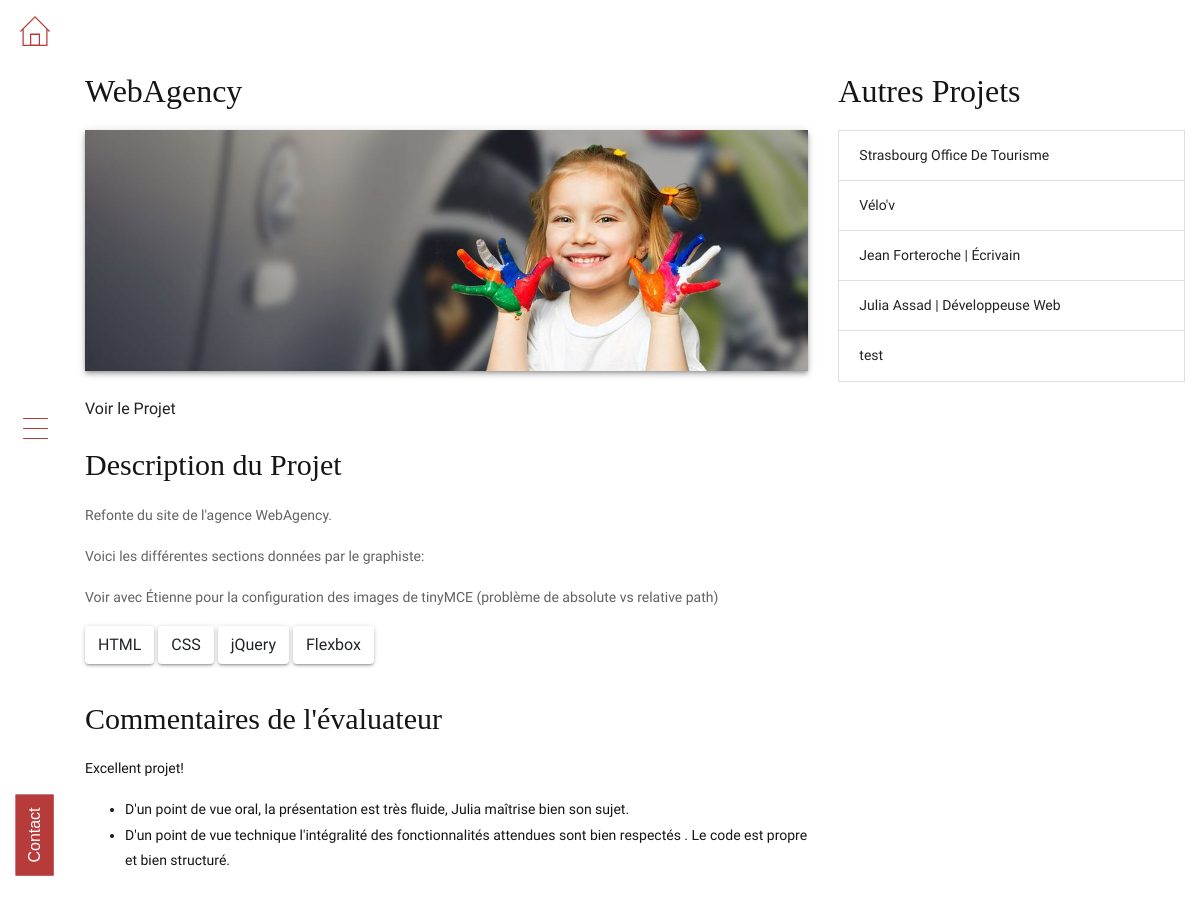
The page /Portfolio/webagency on the database as committed earlier.
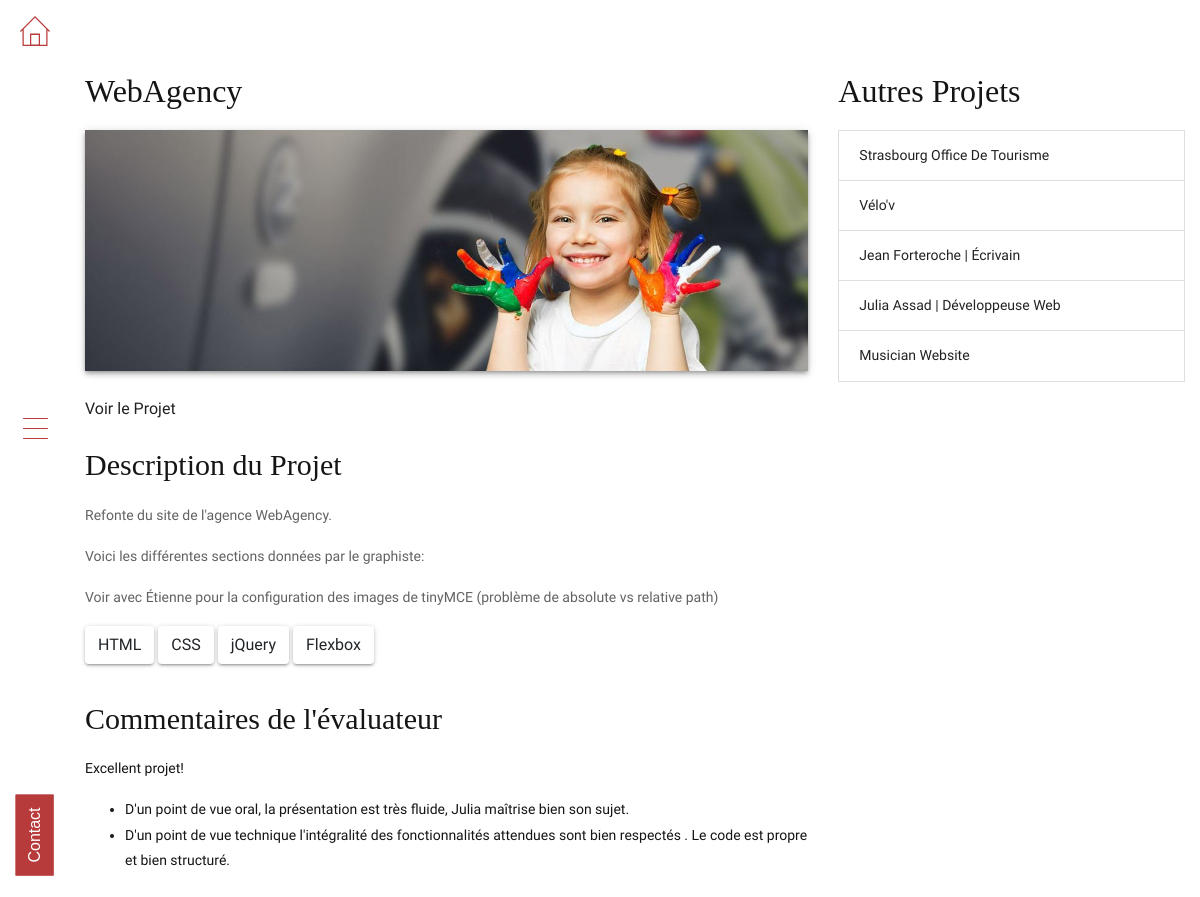
The same page on the database as committed later.
### tables this page shows
CREATE TABLE `project_categories` (
  `id` int(11) NOT NULL,
  `project_id` int(11) NOT NULL,
  `category_id` int(11) NOT NULL
);

CREATE TABLE `categories` (
  `category_id` int(11) NOT NULL,
  `category_name` varchar(255) NOT NULL,
  `category_type` varchar(255) NOT NULL,
  `category_name_slug` varchar(255) NOT NULL,
  `category_type_slug` varchar(255) NOT NULL
);

CREATE TABLE `projects` (
  `id` int(11) NOT NULL,
  `project_name` varchar(255) NOT NULL,
  `project_description` text NOT NULL,
  `project_sm_image` varchar(255) NOT NULL,
  `project_lg_image` varchar(255) NOT NULL,
  `project_url` varchar(255) NOT NULL,
  `project_comments` text NOT NULL,
  `project_slug` text NOT NULL,
  `is_published` tinyint(1) NOT NULL DEFAULT '0'
);

### app/libraries/Core.php (called while the page is built, shortened)
<?php
class Core
{
 protected $currentMethod = 'Index';
 public function __construct()
 {
  $url = $this->getUrl();
  if (file_exists('../app/controllers/' . ucwords($url[0]) . '.php')) {
   unset($url[0]);
  }
  $this->currentController = new $this->currentController;
  $this->params = $url ? array_values($url) : [];
  call_user_func_array([$this->currentController, $this->currentMethod], $this->params);
 }
 public function getUrl()
 {
  if (isset($_GET['url'])) {
   $url = rtrim($_GET['url'], '/');
   $url = filter_var($url, FILTER_SANITIZE_URL);
   $url = explode('/', $url);
   return $url;
  }
 }
}

### build/index.php (called while the page is built, shortened)
<?php
$init = new Core;

### app/libraries/Database.php (called while the page is built, shortened)
<?php
class Database
{
 private $host = DB_HOST;
 private $user = DB_USER;
 private $pass = DB_PASS;
 private $dbname = DB_NAME;
 private $dbh;
 private $stmt;
 public function __construct()
 {
  $dsn = 'mysql:host=' . $this->host . ';dbname=' . $this->dbname;
  $options = array(
   PDO::ATTR_PERSISTENT => true,
   PDO::ATTR_ERRMODE => PDO::ERRMODE_EXCEPTION,
  );
  try {
   $this->dbh = new PDO($dsn, $this->user, $this->pass, $options);
  } catch (PDOException $e) {
   $this->error = $e->getMessage();
   echo $this->error;
  }}
 public function query($sql)
 {
  $this->stmt = $this->dbh->prepare($sql);
 }
 public function bind($param, $value, $type = null)
 {
  if (is_null($type)) {
   switch (true) {
    default:
     $type = PDO::PARAM_STR;
   }
  }
  $this->stmt->bindValue($param, $value, $type);
 }
 public function execute()
 {
  return $this->stmt->execute();
 }
 public function resultSet()
 {
  $this->execute();
  return $this->stmt->fetchAll(PDO::FETCH_OBJ);
 }
 public function single()
 {
  $this->execute();
  return $this->stmt->fetch(PDO::FETCH_OBJ);
 }
}

### app/models/Projectmodel.php (called while the page is built, shortened)
<?php
class Projectmodel
{
    private $db;
    public function __construct()
    {
        $this->db = new Database;
    }
    public function getCategoriesByProjectSlug($slug)
    {
        $this->db->query('SELECT * FROM project_categories
        INNER JOIN projects on project_categories.project_id = projects.id
        INNER JOIN categories on categories.category_id = project_categories.category_id
        WHERE project_slug = :slug');
        $this->db->bind(':slug', $slug);
        $results = $this->db->resultSet();
        return $results;
    }
    public function getProjects()
    {
        $this->db->query('SELECT * FROM projects');
        $results = $this->db->resultSet();
        return $results;
    }
    public function getProjectBySlug($slug)
    {
        $this->db->query("SELECT * FROM projects WHERE project_slug = :slug");
        $this->db->bind(':slug', $slug);
        $row = $this->db->single();
        return $row;
    }
}

### app/views/front/pages/project.php (the view, shortened to what the changed rows need)
<?php require APPROOT . '/views/inc/header.php';?>
<div id="main" class="main-container">
    <section class="single-project">
        <div class="container-fluid">
            <div class="row">
                <div class="col-md-8">
                    <h2 class="single-project--title">
                        <?php echo $data['project']->project_name;?>
                    </h2>
                    <div class="single-project--inner">
                        <div class="single-project--languages-used mt-3">
                        <?php foreach($data['categories'] as $category):?>
                         <button class="btn"><?php echo $category->category_name;?></button>
                        <?php endforeach;?>
                        </div>
                    </div>
                </div>
                <div class="col-md-4">
                    <h2 class="others-projects--title">Autres Projets</h2>
                    <ul class="list-group">
                        <?php foreach($data['projects'] as $project):?>
                        <?php if($data['project']->id != $project->id):?>
                        <li class="list-group-item rounded-0"><a href="<?php echo URLROOT;?>/Portfolio/<?php echo $project->project_slug;?>"><?php echo $project->project_name;?></a></li>
                        <?php endif;?>
                        <?php endforeach;?>
                    </ul>
                </div>
            </div>
        </div>
    </section>
</div>
<?php require APPROOT . '/views/inc/footer.php';?>

Rows that differ between the two databases and show on the page:
removed projects: project_name "test"
added projects: project_name "Musician Website"
